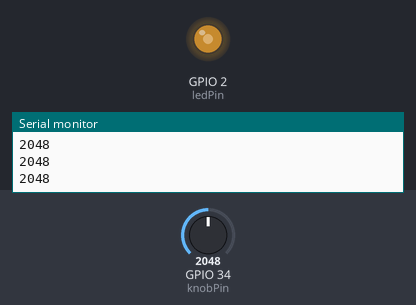
A sketch run on a simulated ESP32. Shown: output pins drawn as LEDs (lit = HIGH), the last lines printed to the serial monitor. The test bench sets the inputs (shaded band); at power-on: GPIO 34 (knobPin) = 2048.

Above: at 1.2 s.
1.3 s: GPIO 34 (knobPin) set to 2866
At 1.7 s:
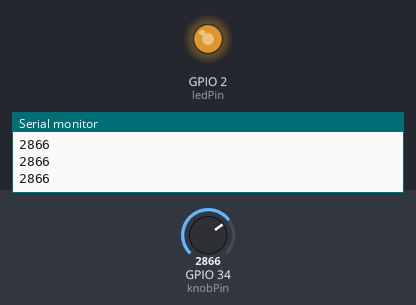
2.8 s: GPIO 34 (knobPin) set to 3603
At 4.0 s:
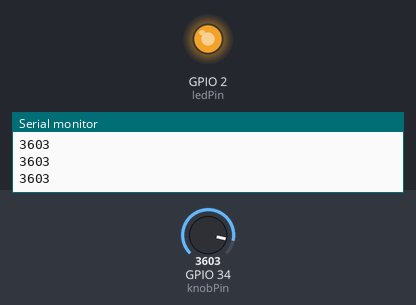
4.3 s: GPIO 34 (knobPin) set to 491
At 5.4 s:
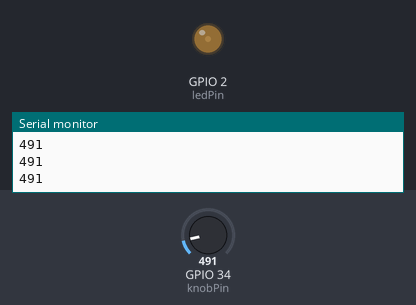
5.8 s: GPIO 34 (knobPin) set to 0
At 6.6 s:
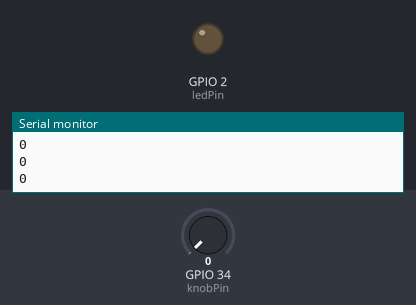
Timing chart, 0 to 8.3 s (numbered marks = the images above; inputs shaded):
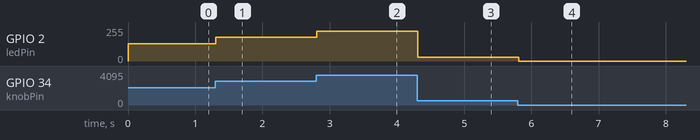

Measured:
- after the input at 1.3 s, GPIO 2 (ledPin): 128/255 → 179/255 at once
- after the input at 2.8 s, GPIO 2 (ledPin): 179/255 → 225/255 at once
- after the input at 4.3 s, GPIO 2 (ledPin): 225/255 → 30/255 at once
- after the input at 5.8 s, GPIO 2 (ledPin): 30/255 → 0/255 at once

The sketch:

knob.ino
```cpp
// নব ঘুরিয়ে LED-র উজ্জ্বলতা বদলাও (Knob) — ESP32 বোর্ড
// পটেনশিওমিটারের মাঝের পা D34-এ, দুই পাশের পা 3V3 আর GND-তে লাগাও।
// মনে রেখো: ESP32-র পিনে 5 V দেওয়া যাবে না।

const int knobPin = 34;
const int ledPin = 2;

void setup() {
  pinMode(ledPin, OUTPUT);
  Serial.begin(115200);
}

void loop() {
  int value = analogRead(knobPin);    // ০ থেকে ৪০৯৫
  analogWrite(ledPin, value / 16);    // ০ থেকে ২৫৫
  Serial.println(value);              // সিরিয়াল মনিটরে মান দেখাও
  delay(100);
}
```
